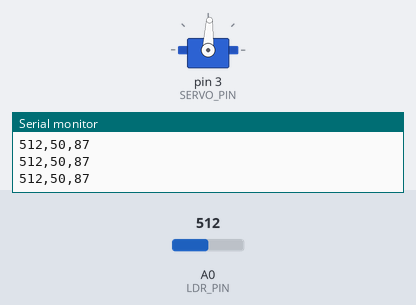
A sketch run on a simulated Arduino Uno, built with avr-gcc and run on an emulated ATmega328P. Shown: servo, the last lines printed to the serial monitor. Inputs (shaded band) come from the test bench; at power-on: A0 (LDR_PIN) = 512.

Above: at 1.3 s.
1.4 s: A0 (LDR_PIN) set to 900
At 2.2 s:
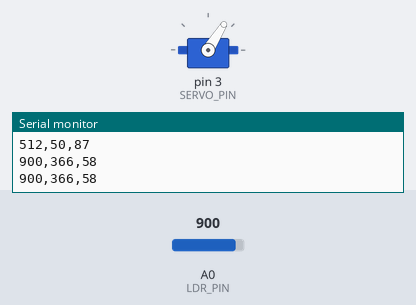
3.0 s: A0 (LDR_PIN) set to 1023
At 3.4 s:
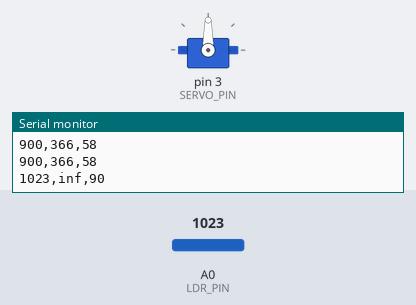
Timing chart, 0 to 6.0 s (numbered marks = the images above; inputs shaded):
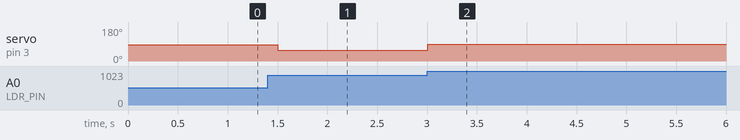

Measured:
- after the input at 1.4 s, servo on pin 3 (SERVO_PIN): 87° → 58° after 0.10 s
- after the input at 3.0 s, servo on pin 3 (SERVO_PIN): 58° → 90° at once

The sketch:

sketch_may3B.ino
```cpp
#include <Servo.h>

const int LDR_PIN = A0;      // LDR analog pin A0
const int SERVO_PIN = 3;     // Servo digital pin 3

Servo sunBlindServo;

const float VREF = 5.0;
const float R_FIXED = 10000.0;  // 10k Ohm
void setup() {
  Serial.begin(9600);
  sunBlindServo.attach(SERVO_PIN);
}

void loop() {
  int analogValue = analogRead(LDR_PIN);  // 0–1023
  float voltage = (analogValue / 1023.0) * VREF;

  float rLDR = (R_FIXED * (VREF - voltage)) / voltage;

  float lux = 500 / (rLDR / 1000);

  int servoAngle = map(constrain((int)lux, 10, 1000), 10, 1000, 90, 0);
  sunBlindServo.write(servoAngle);

  Serial.print(analogValue);
  Serial.print(",");
  Serial.print(lux,0);
  Serial.print(",");
  Serial.println(servoAngle);

  delay(500);
}
```
